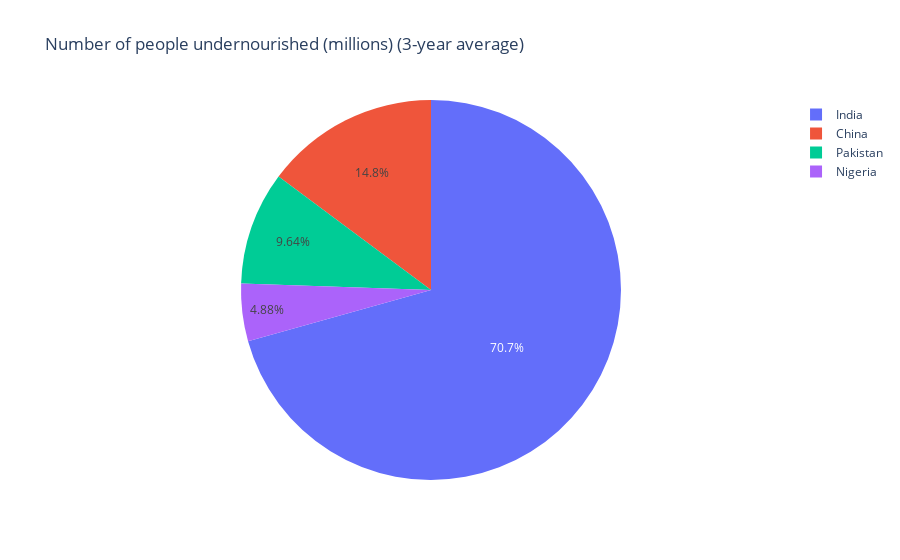

Notebook code for this chart:
### Code cell
import plotly.express as px
# This dataframe has 244 lines, but 4 distinct values for `day`
df = new
fig = px.pie(df, values='Value', names='Area', title='Number of people undernourished (millions) (3-year average)')
fig.show()

### Figure 1 — Plotly figure (JSON) as saved in the notebook; plotly's stock layout.template omitted (floating-point values rounded to 4 significant figures)
{"data": [{"domain": {"x": [0, 1], "y": [0, 1]}, "hovertemplate": "Area=%{label}<br>Value=%{value}<extra></extra>", "labels": ["India", "India", "India", "India", "India", "India", "India", "India", "India", "India", "India", "India", "India", "India", "India", "India", "India", "India", "India", "Pakistan", "Pakistan", "Pakistan", "Pakistan", "Pakistan", "Pakistan", "Pakistan", "Pakistan", "Pakistan", "Pakistan", "Pakistan", "Pakistan", "Pakistan", "Pakistan", "Pakistan", "Pakistan", "Pakistan", "Pakistan", "Pakistan", "China", "China", "China", "China", "China", "China", "China", "China", "China", "China", "China", "China", "China", "China", "China", "China", "China", "China", "China", "Nigeria", "Nigeria", "Nigeria", "Nigeria", "Nigeria", "Nigeria", "Nigeria", "Nigeria", "Nigeria", "Nigeria", "Nigeria", "Nigeria", "Nigeria", "Nigeria", "Nigeria", "Nigeria", "Nigeria", "Nigeria", "Nigeria"], "legendgroup": "", "name": "", "showlegend": true, "type": "pie", "values": [198.3, 219.3, 239.3, 249.6, 247.8, 228.8, 207.2, 199, 199, 197.2, 195, 189.9, 193.2, 193.3, 192.3, 187.6, 184.9, 189.9, 208.6, 30.8, 32.5, 32.1, 29.8, 28.2, 26.8, 26.5, 27.1, 28, 28.6, 29.2, 29.7, 28.9, 27.1, 25.5, 25.2, 25.2, 25.8, 27.9, 132.5, 125, 116.3, 106.5, 95.4, 83.2, 69.1, 54.9, 39.6, null, null, null, null, null, null, null, null, null, null, 11.2, 11.4, 11.3, 10.7, 9.9, 9.6, 9.6, 10.2, 11.2, 12.4, 13.2, 14.7, 15.4, 16.5, 16.6, 17.5, 19.2, 21, 29.4]}], "layout": {"legend": {"tracegroupgap": 0}, "title": {"text": "Number of people undernourished (millions) (3-year average)"}}}
